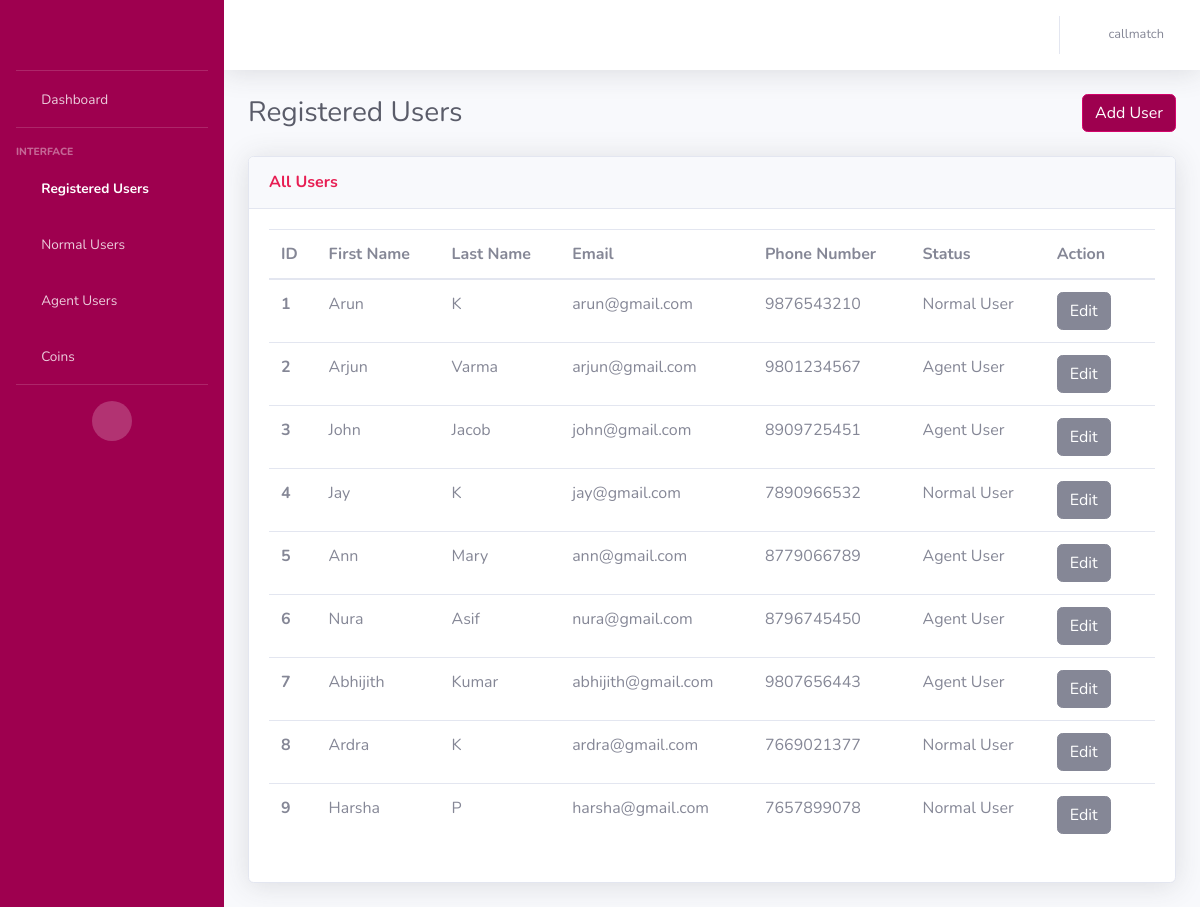
/users (signed in), run on an earlier commit of the app's database.
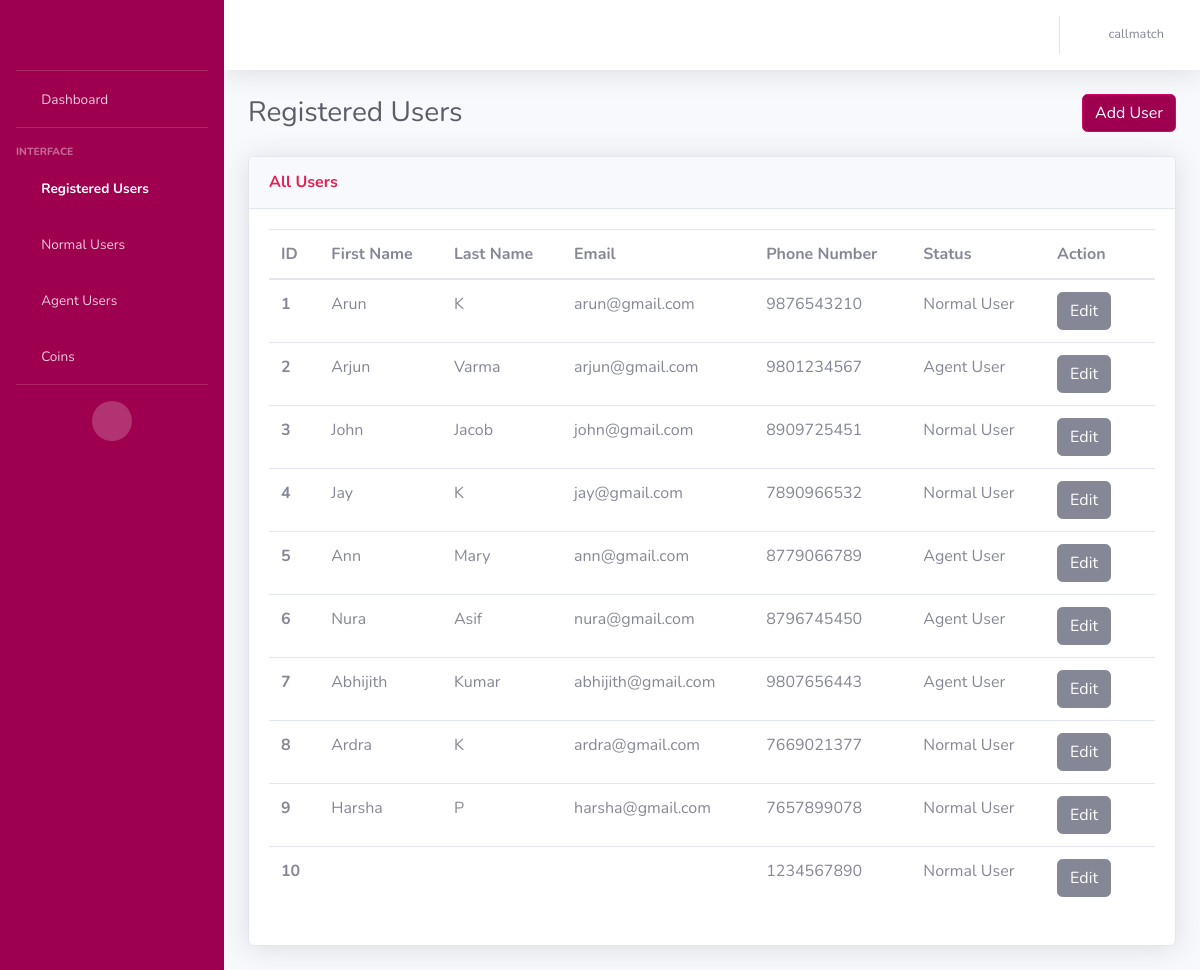
And on a later commit of the database.
### AdminApp/models.py (models this page shows, shortened)
class CustomerModel(models.Model):
    NORMAL_USER = 'Normal User'
    AGENT_USER = 'Agent User'
    USER_STATUS_CHOICES = [
        (NORMAL_USER, 'Normal User'),
        (AGENT_USER, 'Agent User'),
    ]
    BOTH = 'Both'
    MALAYALAM = 'Malayalam'
    TAMIL = 'Tamil'
    LANGUAGE_CHOICES = [
        (BOTH, 'Both'),
        (MALAYALAM, 'Malayalam'),
        (TAMIL, 'Tamil'),
    ]
    customer_id = models.AutoField(primary_key = True)
    customer_first_name = models.CharField(max_length=100)
    customer_last_name = models.CharField(max_length=100)
    customer_email = models.EmailField()
    customer_contact = models.CharField(max_length=50)
    status = models.CharField(
        max_length=20,
        choices=USER_STATUS_CHOICES,
        default=NORMAL_USER,
    )
    is_online = models.BooleanField(default=False)
    languages = models.CharField(
        max_length=20,
        choices=LANGUAGE_CHOICES,
        default=BOTH,
    )
    is_existing = models.BooleanField(default=False)
    adhaar_no = models.CharField(max_length=50, null=True, blank=True)

### AdminApp/views.py (the view, shortened to what this page needs)
# urls.py: path('users', views.registered_users, name='users'),
def registered_users(request):
    username = request.session.get('user', None)
    if username is None:
        return redirect('/login')
    else:
        users = CustomerModel.objects.all()
    return render(request, 'registered_users.html', {'users': users, 'username': username})

### templates/registered_users.html (shortened to what the changed rows need)
<!DOCTYPE html>
<html lang="en">
<head>
    {% load static %}
    <link href="{% static 'vendor/fontawesome-free/css/all.min.css' %}" rel="stylesheet" type="text/css">
    <link href="{% static 'css/sb-admin-2.min.css' %}" rel="stylesheet">
</head>
<body id="page-top">
    <div id="wrapper">
        <div id="content-wrapper" class="d-flex flex-column">
            <div id="content">
                <div class="container-fluid">
                    <div class="d-sm-flex align-items-center justify-content-between mb-4">
                        <h1 class="h3 mb-0 text-gray-800">Registered Users</h1>
                    </div>
                    <div class="row">
                        <div class="col">
                            <div class="card shadow mb-4">
                                <div class="card-body">
                                    <div class="table-responsive">
                                        <table class="table table-hover all-users">
                                          <thead>
                                            <tr>
                                              <th scope="col">ID</th>
                                              <th scope="col">First Name</th>
                                              <th scope="col">Last Name</th>
                                              <th scope="col">Email</th>
                                              <th scope="col">Phone Number</th>
                                              <th scope="col">Status</th>
                                              <th scope="col">Action</th>
                                            </tr>
                                          </thead>
                                          <tbody>
                                          {% for user in users %}
                                            <tr>
                                               <th scope="row">{{ forloop.counter }}</th>
                                              <td>{{user.customer_first_name}}</td>
                                              <td>{{user.customer_last_name}}</td>
                                              <td>{{user.customer_email}}</td>
                                              <td>{{user.customer_contact}}</td>
                                              <td>
                                                <span id="status_text_{{ user.customer_id }}">{{ user.status }}</span>
                                              </td>
                                              <td>
                                                <button id="edit_button_{{ user.customer_id }}" class="btn btn-secondary" onclick="editStatus('{{ user.customer_id }}')">Edit</button>
                                                <form id="delete_form_{{ user.customer_id }}" method="POST" action="{% url 'delete_user' %}" style="display: inline;">
                                                    <i class="fas fa-trash" onclick="document.getElementById('delete_form_{{ user.customer_id }}').submit();" style="cursor: pointer;"></i>
                                                </form>
                                              </td>
                                            </tr>
                                          {% endfor %}
                                          </tbody>
                                        </table>
                                    </div>
                                </div>
                            </div>
                        </div>
                    </div>
                </div>
            </div>
        </div>
    </div>
</body>
</html>

What changed in the data, as far as the page shows it:
changed CustomerModel "John": status "Agent User" → "Normal User"
added CustomerModel: customer_contact "1234567890", status "Normal User"
